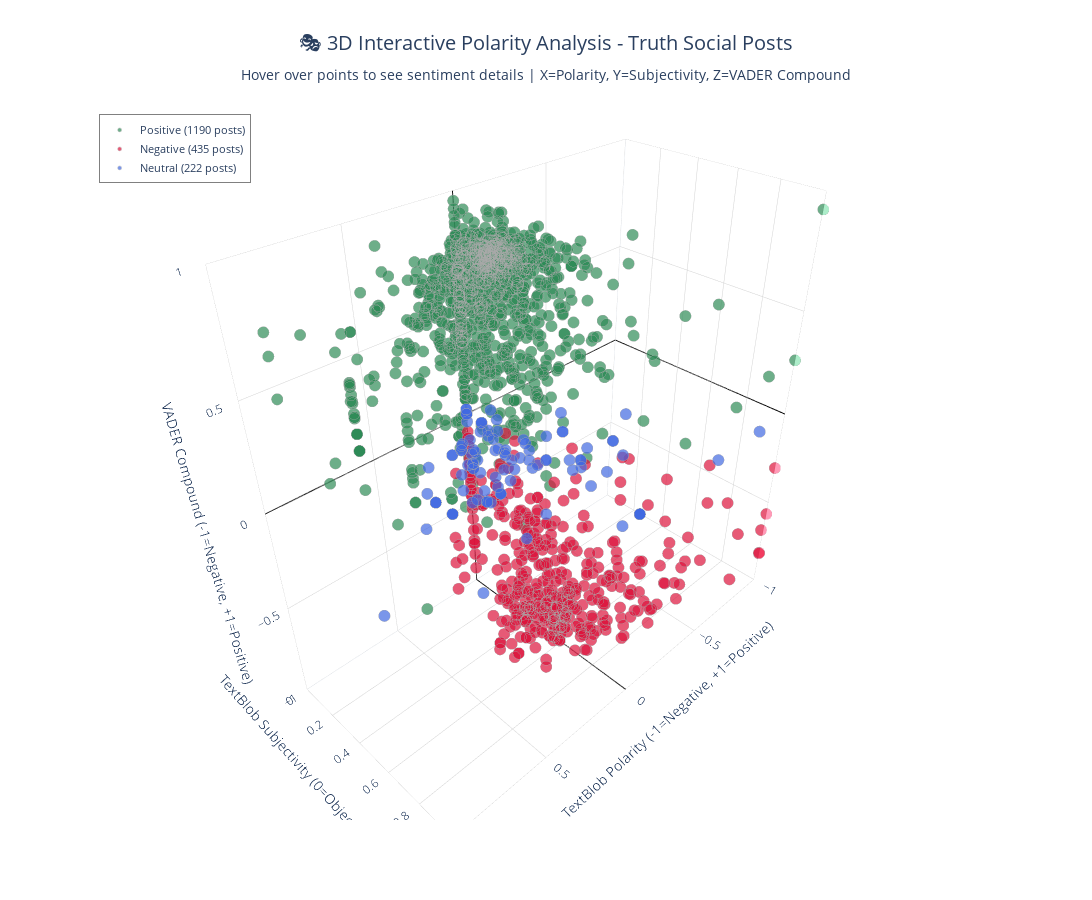

The notebook cell saved with this chart:
### Code cell
# Create the 3D interactive scatter plot
print("🎨 Creating 3D interactive polarity visualization...")

# Create the main 3D scatter plot
fig = go.Figure()

# Add points for each sentiment category
for sentiment_cat in ['Positive', 'Negative', 'Neutral']:
    if sentiment_cat not in sentiment_df['sentiment_category'].values:
        continue
        
    mask = sentiment_df['sentiment_category'] == sentiment_cat
    data = sentiment_df[mask]
    
    if len(data) == 0:
        continue
    
    fig.add_trace(go.Scatter3d(
        x=data['textblob_polarity'],
        y=data['textblob_subjectivity'],
        z=data['vader_compound'],
        mode='markers',
        name=f"{sentiment_cat} ({len(data)} posts)",
        marker=dict(
            size=4,
            color=sentiment_colors[sentiment_cat],
            opacity=0.7,
            line=dict(width=0.5, color='darkgray')
        ),
        text=data['hover_text'],
        hovertemplate='%{text}<extra></extra>',  # Hide the trace name in hover
        hoverinfo='text'
    ))

# Update layout for better visualization
fig.update_layout(
    title=dict(
        text="🎭 3D Interactive Polarity Analysis - Truth Social Posts<br><sub>Hover over points to see sentiment details | X=Polarity, Y=Subjectivity, Z=VADER Compound</sub>",
        x=0.5,
        font=dict(size=20)
    ),
    scene=dict(
        xaxis_title="TextBlob Polarity (-1=Negative, +1=Positive)",
        yaxis_title="TextBlob Subjectivity (0=Objective, 1=Subjective)",
        zaxis_title="VADER Compound (-1=Negative, +1=Positive)",
        camera=dict(
            eye=dict(x=1.3, y=1.3, z=1.3)  # Good initial viewing angle
        ),
        bgcolor="rgba(240,240,240,0.1)",
        xaxis=dict(
            gridcolor="lightgray", 
            gridwidth=1,
            range=[-1, 1],  # Standard polarity range
            zeroline=True,
            zerolinewidth=2,
            zerolinecolor="black"
        ),
        yaxis=dict(
            gridcolor="lightgray", 
            gridwidth=1,
            range=[0, 1]   # Standard subjectivity range
        ),
        zaxis=dict(
            gridcolor="lightgray", 
            gridwidth=1,
            range=[-1, 1], # Standard VADER range
            zeroline=True,
            zerolinewidth=2,
            zerolinecolor="black"
        )
    ),
    width=1400,
    height=900,
    font=dict(size=12),
    legend=dict(
        x=0.02,
        y=0.98,
        bgcolor="rgba(255,255,255,0.9)",
        bordercolor="gray",
        borderwidth=1,
        font=dict(size=11)
    )
)

print("✅ 3D polarity scatter plot created!")
print(f"   📊 {len(sentiment_df)} posts plotted across 3 sentiment dimensions")
print("   🖱️  Interactive features:")
print("      - Hover over points to see sentiment details and post content")
print("      - Click and drag to rotate the plot")
print("      - Scroll to zoom in/out")
print("      - Click legend items to show/hide sentiment categories")
print("      - Zero lines show neutral sentiment boundaries")

# Display the plot
fig.show()

### Figure 1 — Plotly figure (JSON) as saved in the notebook; plotly's stock layout.template omitted (floating-point values rounded to 4 significant figures; data arrays with more than 128 entries replaced by an {"elided": "..."} marker saying what was removed)
{"data": [{"hoverinfo": "text", "hovertemplate": "%{text}<extra></extra>", "marker": {"color": "#2E8B57", "line": {"color": "darkgray", "width": 0.5}, "opacity": 0.7, "size": 4}, "mode": "markers", "name": "Positive (1190 posts)", "text": {"elided": "1190 str values"}, "type": "scatter3d", "x": {"elided": "1190 float values"}, "y": {"elided": "1190 float values"}, "z": {"elided": "1190 float values"}}, {"hoverinfo": "text", "hovertemplate": "%{text}<extra></extra>", "marker": {"color": "#DC143C", "line": {"color": "darkgray", "width": 0.5}, "opacity": 0.7, "size": 4}, "mode": "markers", "name": "Negative (435 posts)", "text": {"elided": "435 str values"}, "type": "scatter3d", "x": {"elided": "435 float values"}, "y": {"elided": "435 float values"}, "z": {"elided": "435 float values"}}, {"hoverinfo": "text", "hovertemplate": "%{text}<extra></extra>", "marker": {"color": "#4169E1", "line": {"color": "darkgray", "width": 0.5}, "opacity": 0.7, "size": 4}, "mode": "markers", "name": "Neutral (222 posts)", "text": {"elided": "222 str values"}, "type": "scatter3d", "x": {"elided": "222 float values"}, "y": {"elided": "222 float values"}, "z": {"elided": "222 float values"}}], "layout": {"font": {"size": 12}, "height": 900, "legend": {"bgcolor": "rgba(255,255,255,0.9)", "bordercolor": "gray", "borderwidth": 1, "font": {"size": 11}, "x": 0.02, "y": 0.98}, "scene": {"bgcolor": "rgba(240,240,240,0.1)", "camera": {"eye": {"x": 1.3, "y": 1.3, "z": 1.3}}, "xaxis": {"gridcolor": "lightgray", "gridwidth": 1, "range": [-1, 1], "title": {"text": "TextBlob Polarity (-1=Negative, +1=Positive)"}, "zeroline": true, "zerolinecolor": "black", "zerolinewidth": 2}, "yaxis": {"gridcolor": "lightgray", "gridwidth": 1, "range": [0, 1], "title": {"text": "TextBlob Subjectivity (0=Objective, 1=Subjective)"}}, "zaxis": {"gridcolor": "lightgray", "gridwidth": 1, "range": [-1, 1], "title": {"text": "VADER Compound (-1=Negative, +1=Positive)"}, "zeroline": true, "zerolinecolor": "black", "zerolinewidth": 2}}, "title": {"font": {"size": 20}, "text": "🎭 3D Interactive Polarity Analysis - Truth Social Posts<br><sub>Hover over points to see sentiment details | X=Polarity, Y=Subjectivity, Z=VADER Compound</sub>", "x": 0.5}, "width": 1400}}
